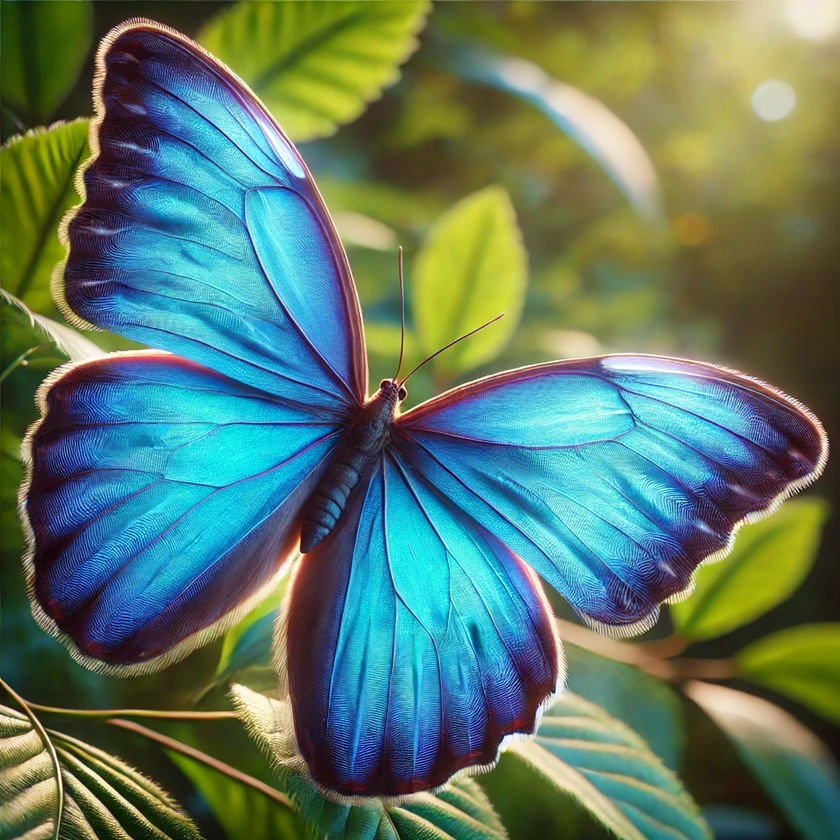
#> input picture Exploring_Color_space/butterfly.jpg, 840 x 840 px, shrunk from 1024 x 1024 before the run, found by its file name
$ jupyter execute exploring_colormodels.ipynb
#> lines starting #> are read from the running program, lines starting #| are printed output that depends on the picture
[cell 1]
import cv2

[cell 2]
bgr_image = cv2.imread("C:\\Users\\Asus\\OneDrive\\Desktop\\Computer_vision\\Exploring_Color_space\\butterfly.jpg")
#> bgr_image is the input picture: shape (840, 840, 3); mean B, G, R 102.9, 121.6, 93.2
if bgr_image is None:
    raise FileNotFoundError("Image not found: check path and filename")
print("Image shape:", bgr_image.shape)
#| Image shape: (840, 840, 3)

[cell 3]
# Convert the BGR image to GrayScale image

gray_image= cv2.cvtColor(bgr_image,cv2.COLOR_BGR2GRAY)
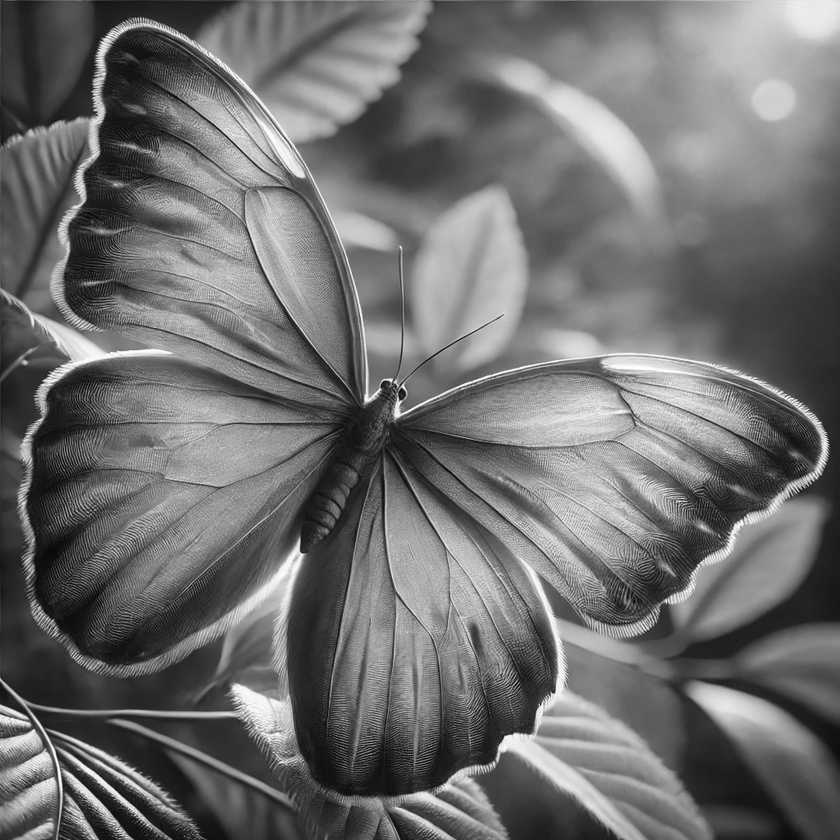
#> gray_image: shape (840, 840); min 4, max 255, mean 111
cv2.imwrite("C:\\Users\\Asus\\OneDrive\\Desktop\\Computer_vision\\Exploring_Color_space\\gray_image_generated.jpg",gray_image)
#> Out = True

[cell 4]
# Convert the BGR image to HSV image

hsv_image = cv2.cvtColor(bgr_image,cv2.COLOR_BGR2HSV)
#> hsv_image: shape (840, 840, 3); mean H, S, V 65.9, 149, 140.7
cv2.imwrite("C:\\Users\\Asus\\OneDrive\\Desktop\\Computer_vision\\Exploring_Color_space\\hsv_image_generated.jpg",hsv_image)
#> Out = True

[cell 5]
# Convert the BGR image to LAB image

lab_image = cv2.cvtColor(bgr_image,cv2.COLOR_BGR2LAB)
#> lab_image: shape (840, 840, 3); mean of channels 0, 1, 2 124.1, 120.5, 135.4
cv2.imwrite("C:\\Users\\Asus\\OneDrive\\Desktop\\Computer_vision\\Exploring_Color_space\\lab_image_generated.jpg",lab_image)
#> Out = True

[cell 6]
# Convert the BGR image to RGB

rgb_image = cv2.cvtColor(bgr_image,cv2.COLOR_BGR2RGB)
cv2.imwrite("C:\\Users\\Asus\\OneDrive\\Desktop\\Computer_vision\\Exploring_Color_space\\rgb_image_generated.jpg",rgb_image)
#> Out = True

[cell 7]
cv2.imwrite("C:\\Users\\Asus\\OneDrive\\Desktop\\Computer_vision\\Exploring_Color_space\\bgr_image_generated.jpg",bgr_image)
#> Out = True


$ run again, with Exploring_Color_space/bgr_image.jpg copied over Exploring_Color_space/butterfly.jpg
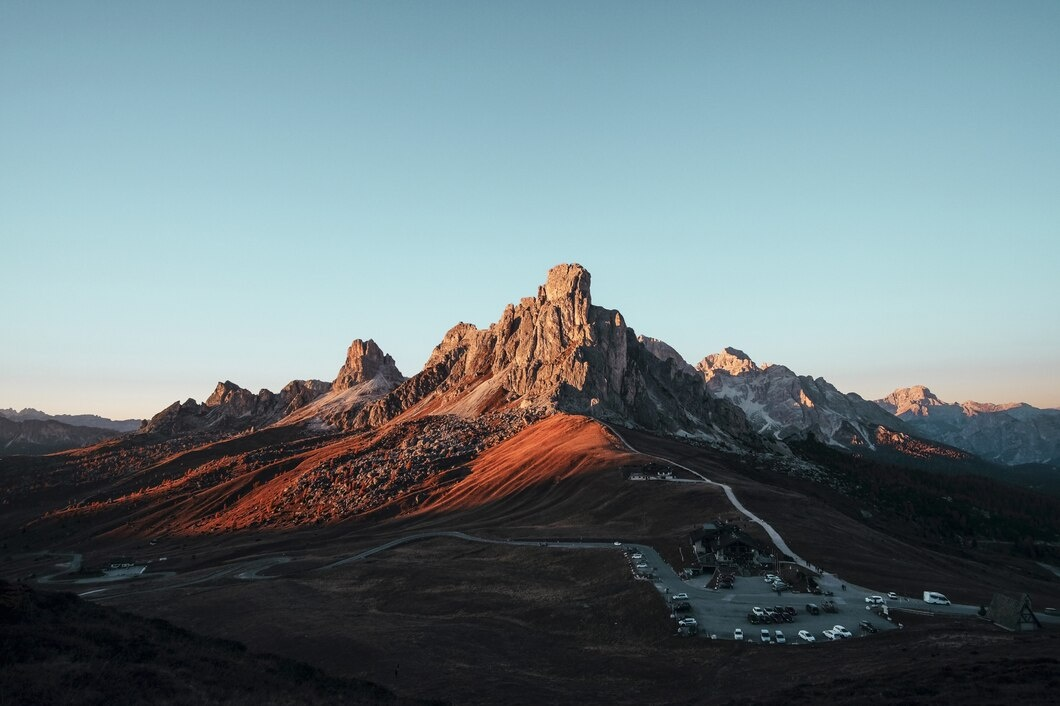
#> input picture Exploring_Color_space/bgr_image.jpg, 1060 x 706 px, found by its file name
#> bgr_image is the input picture: shape (706, 1060, 3); mean B, G, R 128.2, 123.5, 107.8
#| Image shape: (706, 1060, 3)
#> `gray_image= cv2.cvtColor(bgr_image,cv2.COLOR_BGR2GRAY)`:
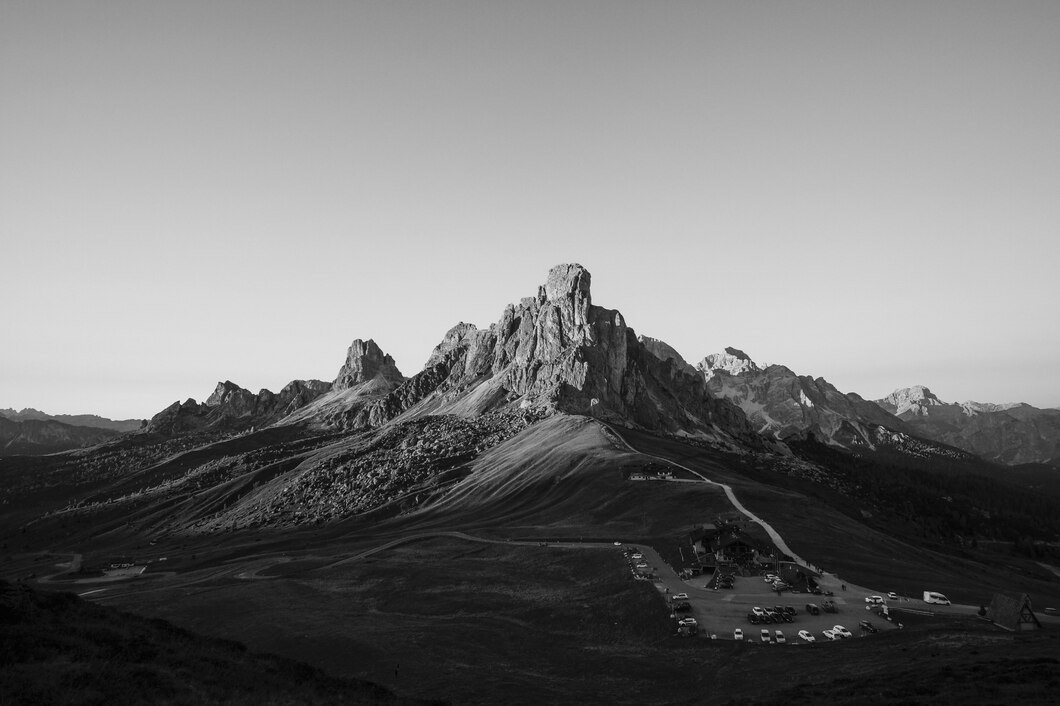
#> gray_image: shape (706, 1060); min 0, max 248, mean 119.3
#> `cv2.imwrite("C:\\Users\\Asus\\OneDrive\\Desktop\\Computer_vision\\Expl..`: Out = True
#> hsv_image: shape (706, 1060, 3); mean H, S, V 89.2, 61.9, 133.6
#> lab_image: shape (706, 1060, 3); mean of channels 0, 1, 2 124.6, 124.4, 124.1

$ run again, with Exploring_Color_space/hsv_image.jpg copied over Exploring_Color_space/butterfly.jpg
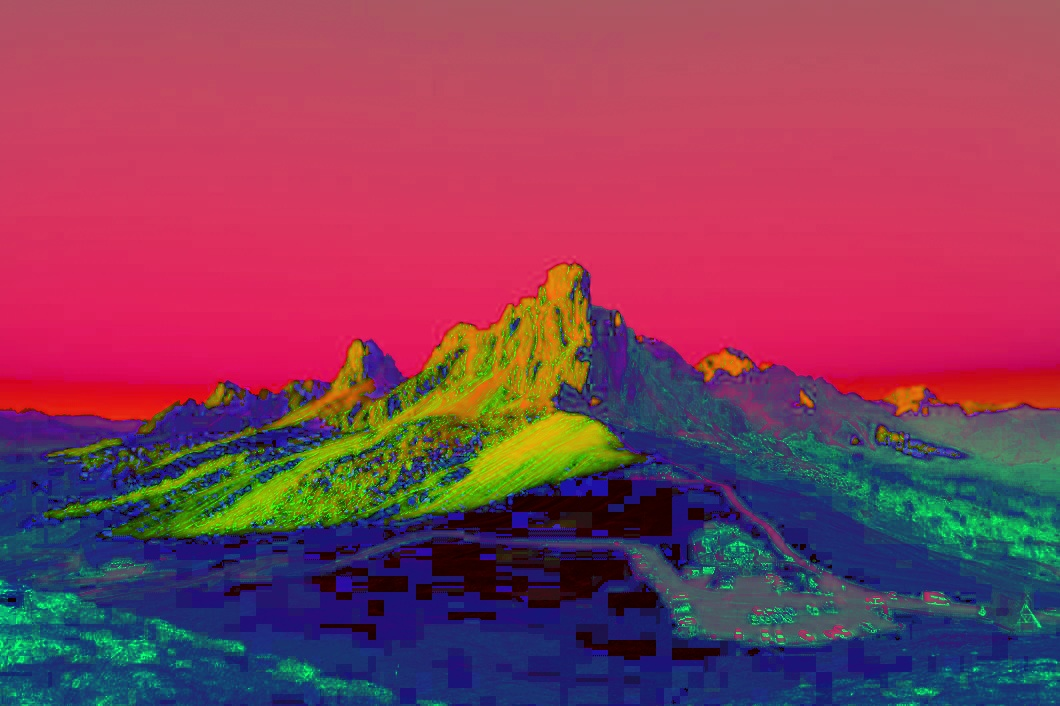
#> input picture Exploring_Color_space/hsv_image.jpg, 1060 x 706 px, found by its file name
#> bgr_image is the input picture: shape (706, 1060, 3); mean B, G, R 89.5, 62, 133.7
#| Image shape: (706, 1060, 3)
#> `gray_image= cv2.cvtColor(bgr_image,cv2.COLOR_BGR2GRAY)`:
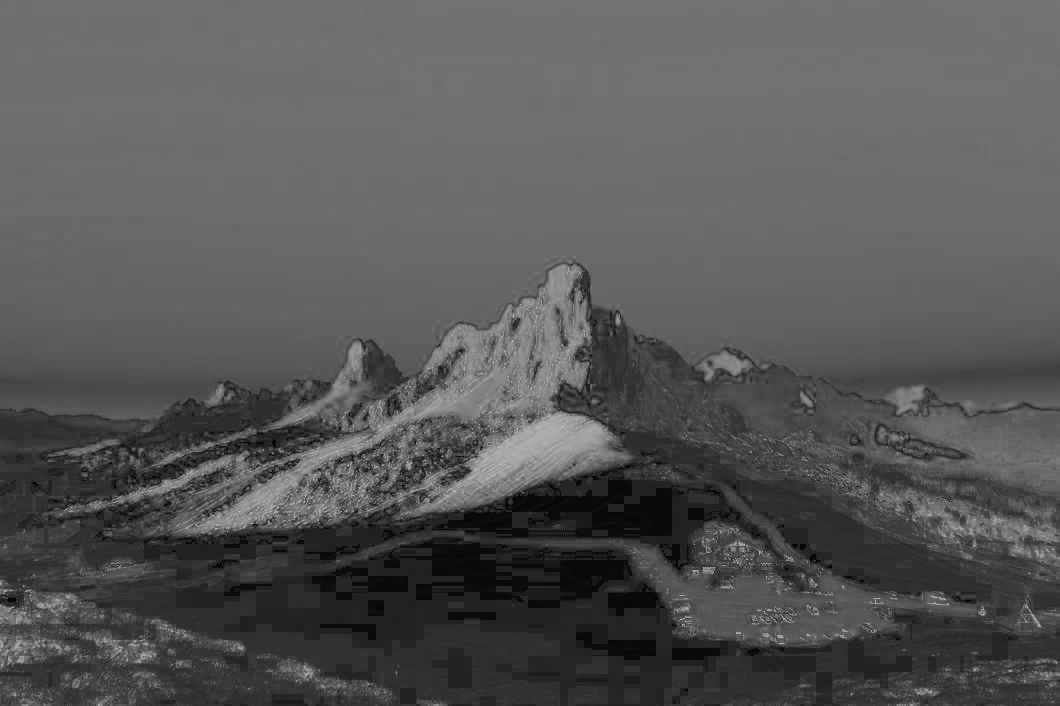
#> gray_image: shape (706, 1060); min 2, max 192, mean 86.5
#> `cv2.imwrite("C:\\Users\\Asus\\OneDrive\\Desktop\\Computer_vision\\Expl..`: Out = True
#> hsv_image: shape (706, 1060, 3); mean H, S, V 135, 188, 162.8
#> lab_image: shape (706, 1060, 3); mean of channels 0, 1, 2 101.9, 162, 129.9

$ run again, with Exploring_Color_space/lab_image.jpg copied over Exploring_Color_space/butterfly.jpg
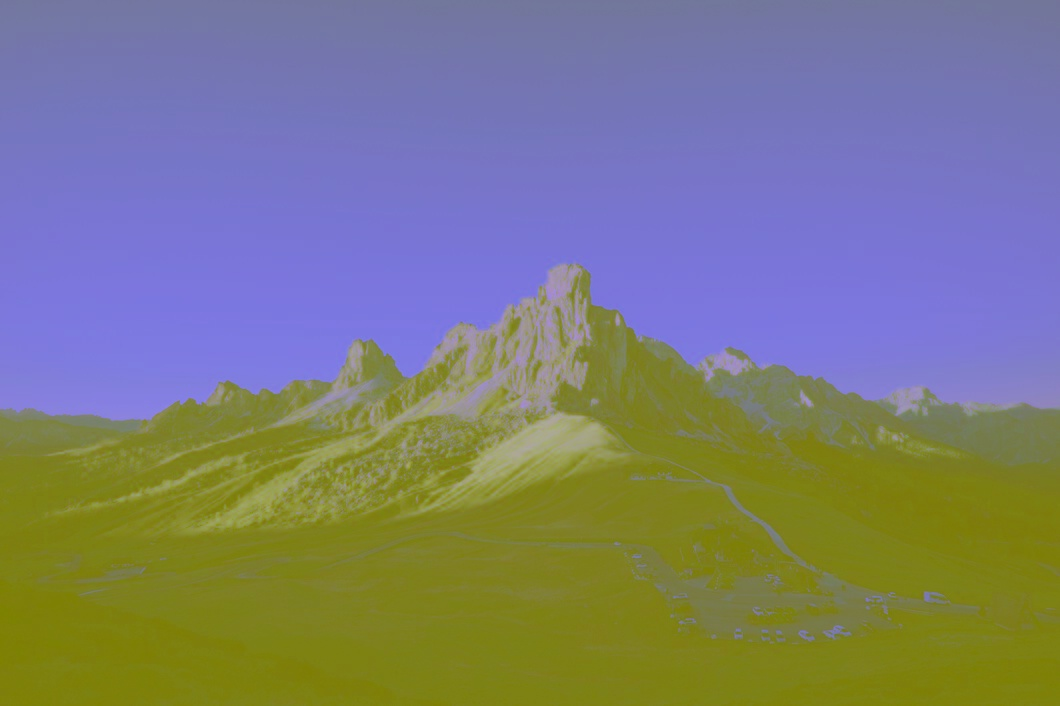
#> input picture Exploring_Color_space/lab_image.jpg, 1060 x 706 px, found by its file name
#> bgr_image is the input picture: shape (706, 1060, 3); mean B, G, R 124.6, 124.4, 124.2
#| Image shape: (706, 1060, 3)
#> `gray_image= cv2.cvtColor(bgr_image,cv2.COLOR_BGR2GRAY)`:
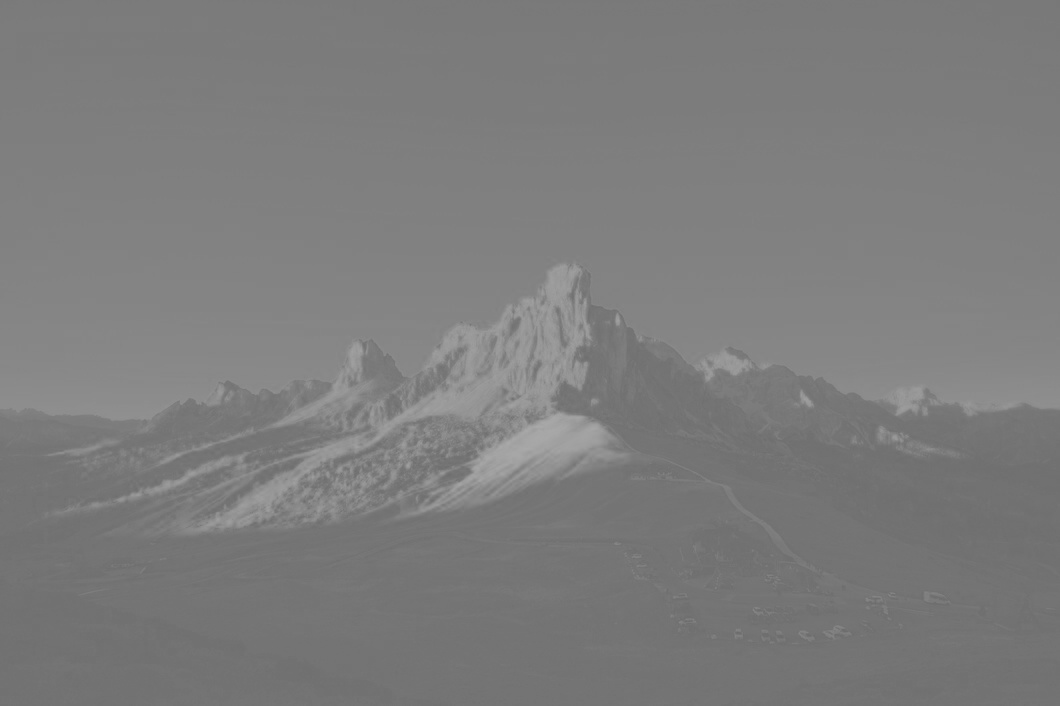
#> gray_image: shape (706, 1060); min 107, max 169, mean 124.3
#> `cv2.imwrite("C:\\Users\\Asus\\OneDrive\\Desktop\\Computer_vision\\Expl..`: Out = True
#> hsv_image: shape (706, 1060, 3); mean H, S, V 79.2, 136.1, 166.4
#> lab_image: shape (706, 1060, 3); mean of channels 0, 1, 2 135.6, 133, 127
